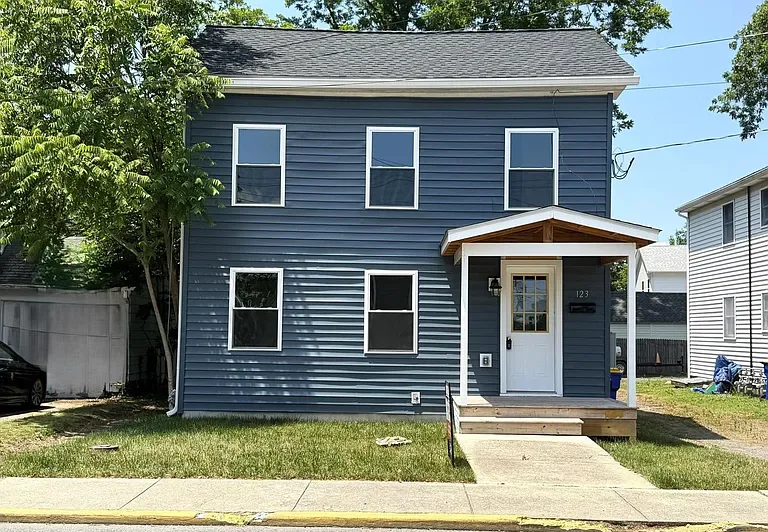
#> input picture assets/img/evans-estates-house.webp, 768 x 532 px
$ python -i build_post_photos.py   (imports and definitions only)
#> lines starting #> are read from the running program, lines starting #| are printed output that depends on the picture; after the words box and inside, x2 and y2 are one past the last pixel; in counts of white or black regions, pixels touching at a corner belong together
"""Import LinkedIn post photos into assets/posts/photos as web-ready WebP.

Usage (from the repo root):
    python tools/build_post_photos.py "C:/Users/evans/Desktop/LinkedIn_SS/Original_Posts"

Each post folder in the source is named NN_..., containing image_01.jpg, image_02.jpg, ...
ORDER maps a card key (used as `key` in assets/js/posts-data.js) to the photos for that
card; the first one is the card cover. A card can combine several posts about the same
event. Each entry is one of:
    ("NN", k)        image k from post NN's folder
    "path/to.png"    a file relative to the repo root (e.g. a credential badge in assets/src)

Outputs (the folder is rebuilt from scratch):
    post-KEY-card.webp   cover, max 800 px wide, for the gallery card
    post-KEY-K.webp      every listed photo, max 1400 px on the long edge, for the lightbox
"""
import shutil
import sys
from pathlib import Path
from PIL import Image, ImageOps

ROOT = Path(__file__).resolve().parent.parent
OUT = ROOT / "assets" / "posts" / "photos"

ORDER = {
    "01": [("01", 1)],
    "02": [("02", 1), ("02", 2)],
    "fico": [("04", 1), ("04", 2), ("04", 3), ("03", 1), ("03", 2), ("03", 3)],  # start + wrap-up
    "05": [("05", 1), ("05", 2), ("05", 3)],
    "06": [("06", 1)],
    "07": [("07", 3), ("07", 1), ("07", 2)],
    "08": [("08", 2), ("08", 1), ("08", 3)],
    "09": [("09", 2), ("09", 1)],
    "10": [("10", 2), ("10", 3), ("10", 4), ("10", 1)],
    "11": [("11", 1), ("11", 2), ("11", 3), ("11", 4)],
    "12": [("12", 1), ("12", 4), ("12", 2), ("12", 3)],
    "13": [("13", 1), ("13", 2), ("13", 3), ("13", 4)],
    "14": [("14", 1), ("14", 2), ("14", 3)],
    "henhacks": [("16", 4), ("16", 3), ("16", 5), ("16", 2), ("16", 1)],  # posts 15 + 16
    "18": [("18", 1)],
    "19": [("19", 1), ("19", 2), ("19", 3)],
    "20": [("20", 1)],
    "21": [("21", 1)],
    "cyber": ["assets/src/certs/google-cybersecurity-badge.png", ("26", 1)],  # posts 22-26
}

# Photos with black letterbox bars to trim (KEY-k).
TRIM = {"19-1"}
# Small logos to centre on a white canvas so the lightbox doesn't stretch them (KEY-k: canvas size).
PAD = {"cyber-2": (900, 600)}


def trim_bars(im, threshold=18):
    mask = im.convert("L").point(lambda v: 255 if v > threshold else 0)
    box = mask.getbbox()
    return im.crop(box) if box else im


def fit(im, max_w=None, max_long=None):
    w, h = im.size
    s = 1.0
    if max_w and w > max_w:
        s = min(s, max_w / w)
    if max_long and max(w, h) > max_long:
        s = min(s, max_long / max(w, h))
    return im if s == 1.0 else im.resize((round(w * s), round(h * s)), Image.LANCZOS)


def load(item, folders):
    path = ROOT / item if isinstance(item, str) else folders[item[0]] / f"image_{item[1]:02d}.jpg"
    im = ImageOps.exif_transpose(Image.open(path))
    if im.mode in ("RGBA", "LA", "P"):
        im = im.convert("RGBA")
        bg = Image.new("RGB", im.size, (255, 255, 255))
        bg.paste(im, mask=im.getchannel("A"))
        return bg
    return im.convert("RGB")


def main(src):
    folders = {p.name[:2]: p for p in Path(src).iterdir() if p.is_dir()}
    shutil.rmtree(OUT, ignore_errors=True)
    OUT.mkdir(parents=True)
    total = 0
    for key, items in ORDER.items():
        for k, item in enumerate(items, 1):
            im = load(item, folders)
            if f"{key}-{k}" in TRIM:
                im = trim_bars(im)
            if f"{key}-{k}" in PAD:
                canvas = Image.new("RGB", PAD[f"{key}-{k}"], (255, 255, 255))
                canvas.paste(im, ((canvas.width - im.width) // 2, (canvas.height - im.height) // 2))
                im = canvas
            dst = OUT / f"post-{key}-{k}.webp"
            fit(im, max_long=1400).save(dst, "WEBP", quality=80, method=6)
            total += dst.stat().st_size
            if k == 1:
                card = OUT / f"post-{key}-card.webp"
                fit(im, max_w=800).save(card, "WEBP", quality=76, method=6)
                total += card.stat().st_size
        print(f"{key:9s} {len(items)} photo(s)")
    print(f"total {total // 1024} KB")


# [2 lines not run here, left out]

>>> from PIL import Image
>>> picture = Image.open('../assets/img/evans-estates-house.webp')
#> picture is the input picture: PIL image 768x532 RGB; mean R, G, B 117.1, 126.7, 115.9
>>> result = trim_bars(picture)
#> in trim_bars, `mask = im.convert("L").point(lambda v: 255 if v > threshold else 0)`:
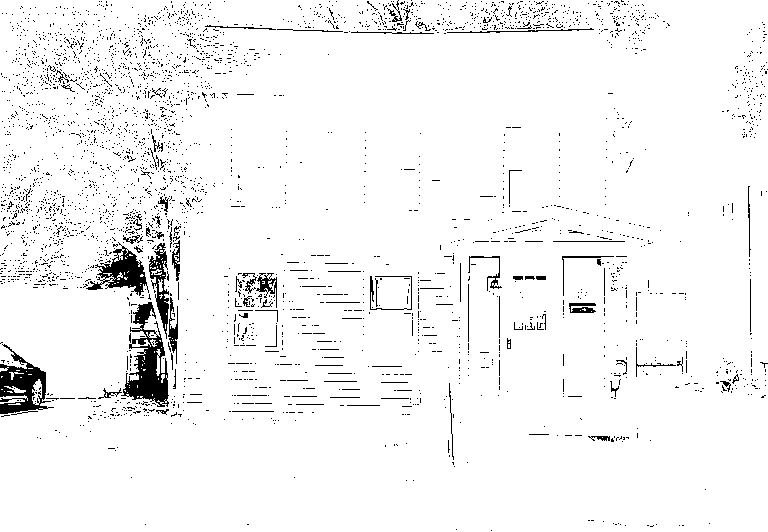
#> mask: PIL image 768x532 L; 95.5% white; 3437 black regions (3343 under 20 px), largest, box (x1, y1, x2, y2) and area: (121, 302, 169, 407) 2194, (0, 344, 54, 415) 1691, (86, 242, 149, 296) 1276
#> in trim_bars, `box = mask.getbbox()`: box = (0, 0, 768, 532)
